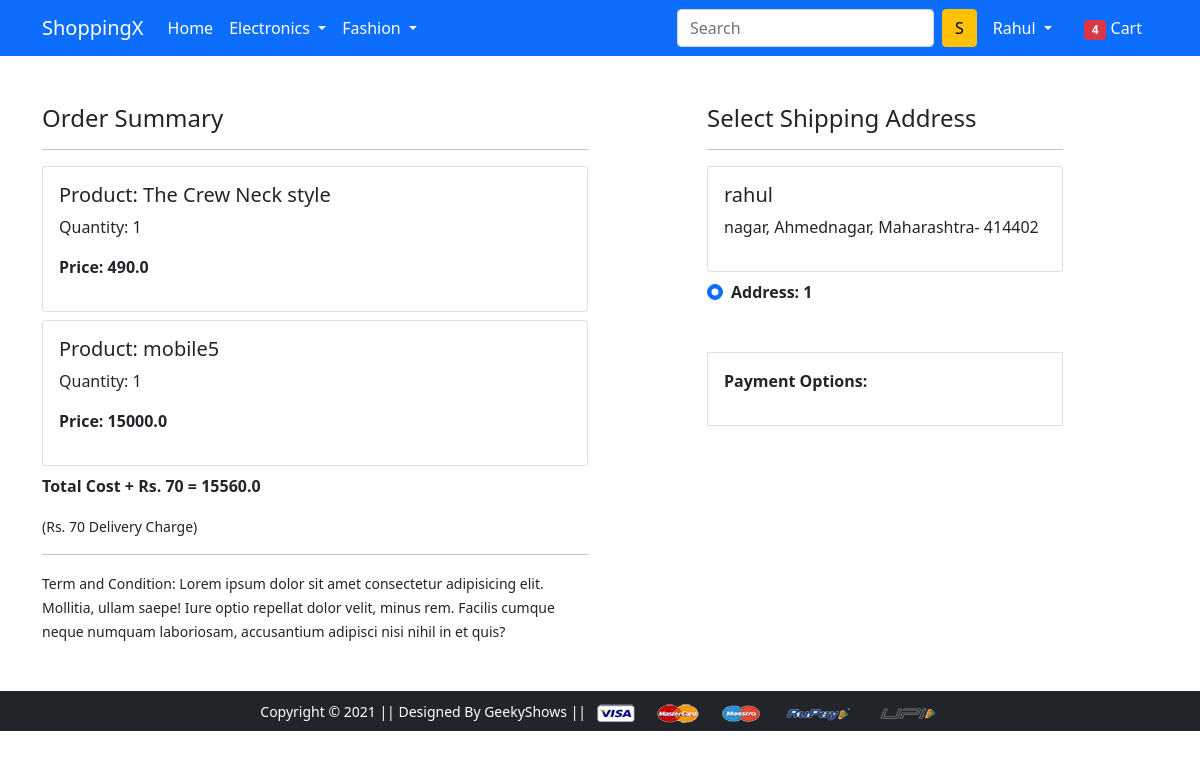
The app's page /checkout/ (signed in) with its own data.
### app/models.py (models this page shows, shortened)
class Cart(models.Model):
 user = models.ForeignKey(User, on_delete=models.CASCADE)
 product = models.ForeignKey(Product, on_delete=models.CASCADE)
 quantity = models.PositiveIntegerField(default=1)
 @property
 def total_cost(self):
   return self.quantity * self.product.discounted_price

class Product(models.Model):
 title = models.CharField(max_length=100)
 selling_price = models.FloatField()
 discounted_price = models.FloatField()
 description = models.TextField()
 brand = models.CharField(max_length=100)
 category = models.CharField( choices=CATEGORY_CHOICES, max_length=2)
 product_image = models.ImageField(upload_to='productimg')

class Customer(models.Model):
 user = models.ForeignKey(User, on_delete=models.CASCADE)
 name = models.CharField(max_length=200)
 locality = models.CharField(max_length=200)
 city = models.CharField(max_length=50)
 zipcode = models.IntegerField()
 state = models.CharField(choices=STATE_CHOICES, max_length=50)

### app/views.py (the view)
# urls.py: path('checkout/', views.checkout, name='checkout'),
@login_required
def checkout(request):
	user = request.user
	add = Customer.objects.filter(user=user)
	cart_items = Cart.objects.filter(user=request.user)
	amount = 0.0
	shipping_amount = 70.0
	totalamount=0.0
	cart_product = [p for p in Cart.objects.all() if p.user == request.user]
	if cart_product:
		for p in cart_product:
			tempamount = (p.quantity * p.product.discounted_price)
			amount += tempamount
		totalamount = amount+shipping_amount
	return render(request, 'app/checkout.html', {'add':add, 'cart_items':cart_items, 'totalcost':totalamount})

### app/templates/app/checkout.html (shortened to what this page needs)
{% extends 'app/base.html' %}
{% load static %}
{% block main-content %}
<div class="container">
 <div class="row mt-5">
  <div class="col-sm-6">
    <h4>Order Summary</h4>
    <hr>
    {% for item in cart_items %}
      <div class="card mb-2">
        <div class="card-body">
          <h5>Product: {{item.product.title}}</h5>
          <p>Quantity: {{item.quantity}}</p>
          <p class="fw-bold">Price: {{item.total_cost}}</p>
        </div>
      </div>
    {% endfor %}
    <p class="fw-bold">Total Cost + Rs. 70  = {{totalcost}}</p>
    <small>(Rs. 70 Delivery Charge)</small> <hr>
    <small>Term and Condition: Lorem ipsum dolor sit amet consectetur adipisicing elit. Mollitia, ullam saepe! Iure optio repellat dolor velit, minus rem. Facilis cumque neque numquam laboriosam, accusantium adipisci nisi nihil in et quis?</small>
  </div>
  <div class="col-sm-4 offset-sm-1">
    <h4>Select Shipping Address</h4>
    <hr>
    <form action="/paymentdone" id="myform">
    {% for ad in add %}
      <div class="card">
        <div class="card-body">
        <h5>{{ad.name}}</h5>
        <p>{{ad.locality}}, {{ad.city}}, {{ad.state}}- {{ad.zipcode}}</p>
        </div>
      </div>
        <div class="form-check mt-2 mb-5">
          <input class="form-check-input" type="radio" name="custid" id="custadd{{forloop.counter}}" value="{{ad.id}}" checked>
          <label class="form-check-label fw-bold" for="custadd{{forloop.counter}}">
            Address: {{ forloop.counter }} </label>
        </div>
      {% endfor %}
      <div class="border p-3">
        <p class="fw-bold">Payment Options:</p>
      </div>
      </form>
    </div>
  </div>
</div>
{% endblock main-content %}

### app/templates/app/base.html (shortened to what this page needs)
<!doctype html>
{% load static %}
<html lang="en">
  <head>
    <link href="https://cdn.jsdelivr.net/npm/bootstrap@5.0.0-beta1/dist/css/bootstrap.min.css" rel="stylesheet">
    <link rel="stylesheet" href="{% static 'app/css/owl.carousel.min.css' %}">
    <link rel="stylesheet" href="{% static 'app/css/all.min.css' %}">
    <link rel="stylesheet" href="{% static 'app/css/style.css' %}">
  </head>
  <body>
    <nav class="navbar navbar-expand-lg navbar-dark bg-primary">
     <div class="container">
       <a class="navbar-brand" href="/">ShoppingX</a>
       <div class="collapse navbar-collapse" id="navbarSupportedContent">
         <ul class="navbar-nav me-auto mb-2 mb-lg-0">
           <li class="nav-item">
             <a class="nav-link active" aria-current="page" href="/">Home</a>
           </li>
           <li class="nav-item dropdown">
             <a class="nav-link dropdown-toggle text-white" href="#" id="electronicsDropdown" role="button" data-bs-toggle="dropdown" aria-expanded="false">
               Electronics
             </a>
           </li>
           <li class="nav-item dropdown">
             <a class="nav-link dropdown-toggle text-white" href="#" id="fashionDropdown" role="button" data-bs-toggle="dropdown" aria-expanded="false">
               Fashion
             </a>
           </li>
         </ul>
         <form class="d-flex">
           <input class="form-control me-2" type="search" placeholder="Search" aria-label="Search">
           <button class="btn btn-warning" type="submit">S</button>
         </form>
         <div>
          <ul class="navbar-nav me-auto mb-2 mb-lg-0">
            {% if request.user.is_authenticated %}
           <li class="nav-item dropdown mx-2">
              <a class="nav-link dropdown-toggle text-white" href="#" id="profileDropdown" role="button" data-bs-toggle="dropdown" aria-expanded="false">
                {{request.user.username|capfirst}}
              </a>
            </li>
            <li class="nav-item mx-2">
             <a href="{% url 'showcart' %}" class="nav-link text-white"><span class="badge bg-danger">4</span> Cart </a>
            </li>
            {% endif %}
          </ul>
         </div>
       </div>
     </div>
    </nav>
    {% block main-content %} {% endblock main-content %}
    <footer class="container-fluid bg-dark text-center p-2 mt-5">
        <small class="text-white">Copyright &copy; 2021 || Designed By GeekyShows || </small>
        <img src="{% static 'app/images/payment.png' %}" alt="" srcset="" class="img-fluid" height="2px">
    </footer>
  </body>
</html>

### records on screen
Cart: product "The Crew Neck style", quantity "1", total_cost "490.0"
Cart: product "mobile5", quantity "1", total_cost "15000.0"
Customer: name "rahul", locality "nagar", city "Ahmednagar", state "Maharashtra", zipcode "414402"

### other values on screen
{{ request.user.username|capfirst }} "Rahul"
{{ totalcost }} "15560.0"
